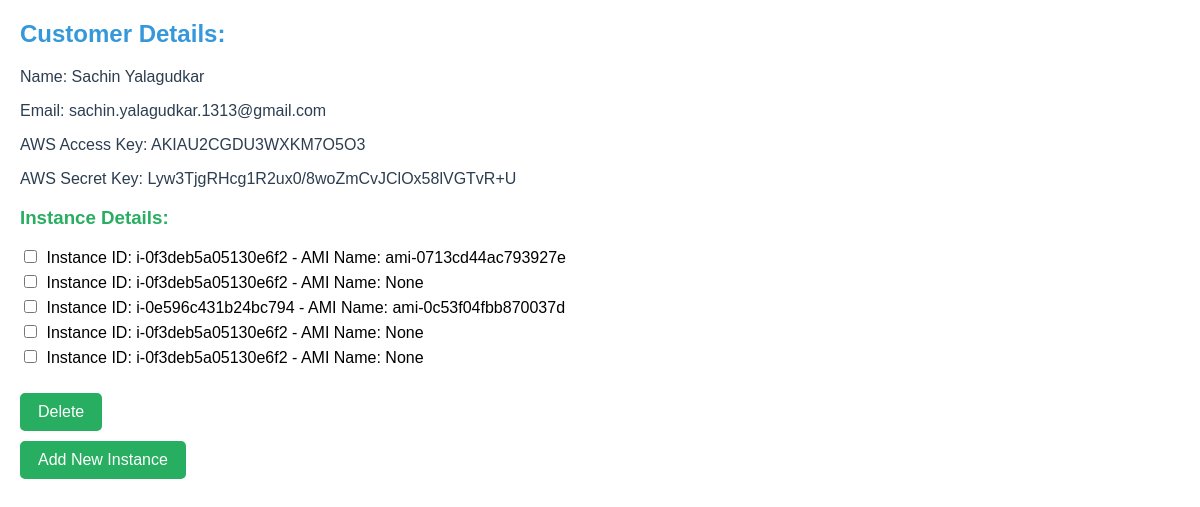
Screenshot of /customer/1 with the database file from the repository.
### app.py (models this page shows)
class Customer(db.Model):
    id = db.Column(db.Integer, primary_key=True)
    first_name = db.Column(db.String(50), nullable=False)
    last_name = db.Column(db.String(50), nullable=False)
    email = db.Column(db.String(120), nullable=False, unique=False)
    aws_access_key = db.Column(db.String(50), nullable=False)
    aws_secret_key = db.Column(db.String(50), nullable=False)
    instances = db.relationship('Instance', backref='customer', lazy=True)

class Instance(db.Model):
    id = db.Column(db.Integer, primary_key=True)
    instance_id = db.Column(db.String(50), nullable=False)
    ami_name = db.Column(db.String(120), nullable=True)
    customer_id = db.Column(db.Integer, db.ForeignKey('customer.id'), nullable=False)

### app.py (the view)
@app.route('/customer/<int:customer_id>', methods=['GET'])
def customer_details(customer_id):
    customer = Customer.query.get_or_404(customer_id)
    return render_template('customer_details.html', customer=customer)

### templates/customer_details.html (shortened to what this page needs)
<!DOCTYPE html>
<html lang="en">
<head>
</head>
<body>
    <h2>Customer Details:</h2>
    <p>Name: {{ customer.first_name }} {{ customer.last_name }}</p>
    <p>Email: {{ customer.email }}</p>
    <p>AWS Access Key: {{ customer.aws_access_key }}</p>
    <p>AWS Secret Key: {{ customer.aws_secret_key }}</p>
    {% if customer.instances %}
        <h3>Instance Details:</h3>
        <form id="instanceForm">
            <ul>
                {% for instance in customer.instances %}
                    <li>
                        <input type="checkbox" class="instance-checkbox" name="instanceId" value="{{ instance.instance_id }}">
                        Instance ID: {{ instance.instance_id }} - AMI Name: {{ instance.ami_name }}
                    </li>
                {% endfor %}
            </ul>
            <button type="button" class="delete-button" onclick="deleteSelectedInstances()">Delete</button>
        </form>
    {% endif %}
    <a href="{{ url_for('new_instance', customer_id=customer.id) }}" class="add-instance-button">Add New Instance</a>
</body>
</html>

### templates/customer_details.html (style rules this page uses)
body { font-family: Arial, sans-serif; margin: 20px; }
h2 { color: #3498db; }
p { color: #2c3e50; margin-bottom: 10px; }
h3 { color: #27ae60; }
ul { list-style-type: none; padding: 0; }
li { margin-bottom: 5px; }
.add-instance-button, .delete-button { font-size: 16px; padding: 8px 16px; border: 2px solid #27ae60; background-color: #27ae60; color: #fff; text-decoration: none; border-radius: 5px; display: inline-block; margin-top: 10px; margin-right: 10px; }
.instance-checkbox { margin-right: 5px; }

### rows the page displays
Customer: first_name "Sachin", last_name "Yalagudkar", email "sachin.yalagudkar.1313@gmail.com", aws_access_key "AKIAU2CGDU3WXKM7O5O3", aws_secret_key "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"
Instance: instance_id "i-0f3deb5a05130e6f2", ami_name "ami-0713cd44ac793927e"
Instance: instance_id "i-0f3deb5a05130e6f2", ami_name "None"
Instance: instance_id "i-0e596c431b24bc794", ami_name "ami-0c53f04fbb870037d"
Instance: instance_id "i-0f3deb5a05130e6f2", ami_name "None"
Instance: instance_id "i-0f3deb5a05130e6f2", ami_name "None"
